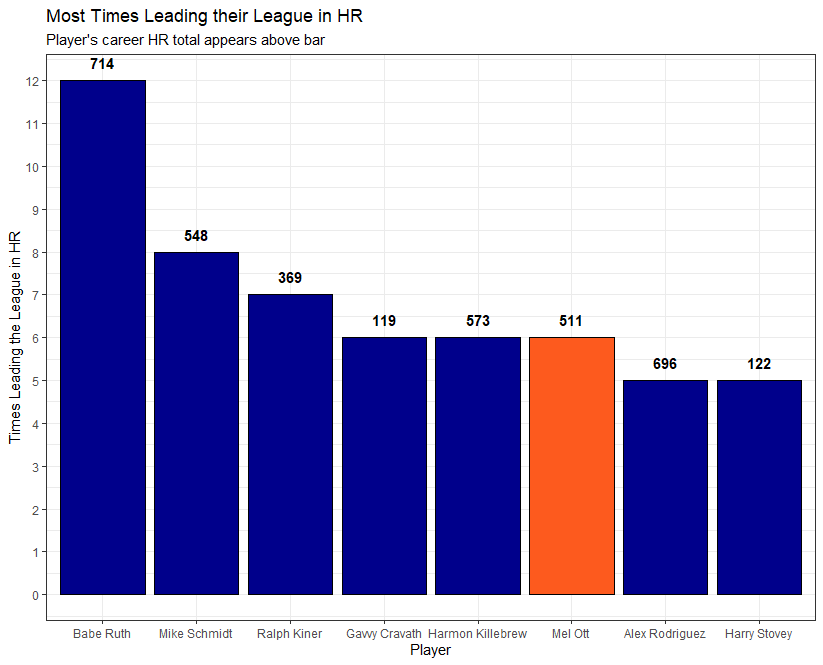

Source code (R):
#Set working directory

setwd("C:/Users/daily/Desktop/Repositories/MiscVisuals/Bar Charts")

#Load necessary libraries

library(tidyverse)
library(ggplot2)
theme_set(theme_bw())

#Import data

hr_data <- read.csv("C:/Users/daily/Desktop/Repositories/MiscVisuals/Bar Charts/Mel Ott Visual.csv")

#Creating a highlight for Mel Ott

hr_data <- hr_data %>%
  mutate(Highlight = ifelse(fullName == "Mel Ott", "yes", "no"))

#Create visual

hr_data %>%
  ggplot(aes(x = reorder(fullName, desc(LedLeagueHR)), y = LedLeagueHR, fill = Highlight)) +
  geom_bar(stat = "identity", color = "black") +
  geom_text(aes(label = CareerHR), fontface = "bold", vjust = -1) +
  scale_y_continuous(breaks = seq(0, 12, 1)) +
  scale_fill_manual(values = c("yes" = "#FD5A1E", "no" = "dark blue")) +
  theme(legend.position = "none") +
  labs(title = "Most Times Leading their League in HR",
       subtitle = "Player's career HR total appears above bar",
       x = "Player",
       y = "Times Leading the League in HR",
       fill = "Player")
